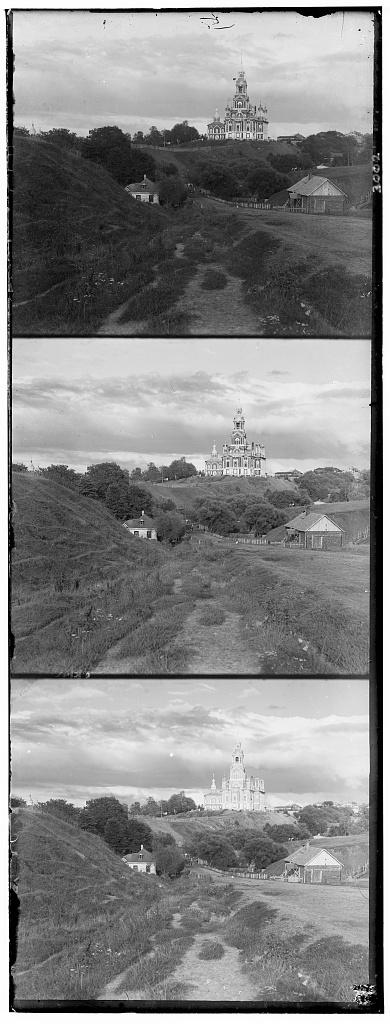
#> input picture exm-1/cathedral.jpg, 390 x 1024 px, given in place of icon.tif, which was not available
$ jupyter execute --allow-errors EXP-1.ipynb   (older library calls are emulated)
#> lines starting #> are read from the running program, lines starting #| are printed output that depends on the picture; pictures that were not available may be replaced by others from this repository, and a replacement may not be noted
[cell 1]
# CS194-26 (CS294-26): Project 1 starter Python code
# these are just some suggested libraries
import numpy as np
import skimage as sk
import skimage.io as skio
from skimage import img_as_ubyte
# name of the input file
imname = 'icon.tif'
#imname = 'cathedral.jpg'

[cell 2]
# read in the image
im = skio.imread(imname)
#> im is the input picture: shape (1024, 390); min 0, max 255, mean 133.7
# convert to double (might want to do this later on to save memory)
im = sk.img_as_float(im)
# compute the height of each part (just 1/3 of total)
height = np.floor(im.shape[0] / 3.0).astype(np.int)
#> height = 341

[cell 3]
skio.imshow(im)

[cell 4]
# separate color channels
b = im[:height]
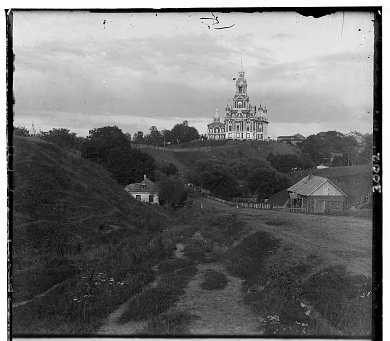
#> b: shape (341, 390) float64; min 0, max 1, mean 0.447
g = im[height: 2*height]
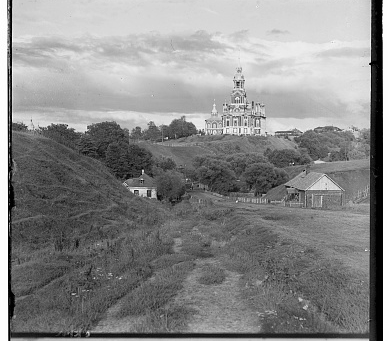
#> g: shape (341, 390) float64; min 0, max 1, mean 0.54
r = im[2*height: 3*height]
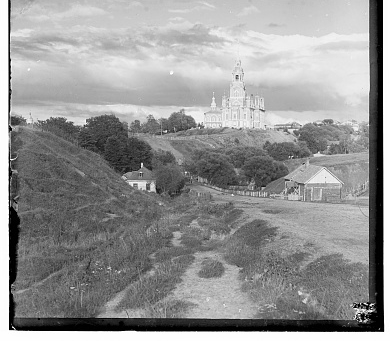
#> r: shape (341, 390) float64; min 0, max 1, mean 0.584

[cell 5]
skio.imshow(b)

[cell 6]
# create a color image
im_out = np.dstack([r, g, b])
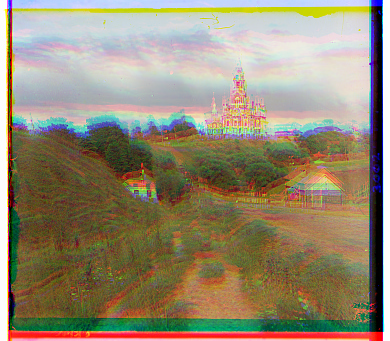
#> im_out: shape (341, 390, 3) float64; mean of channels 0, 1, 2 0.584, 0.54, 0.447; drawn as R, G, B
im_out = img_as_ubyte(im_out) # 将float64转化为uint8格式
# save the image
fname = '../out_fname-dp.jpg'
skio.imsave(fname, im_out)
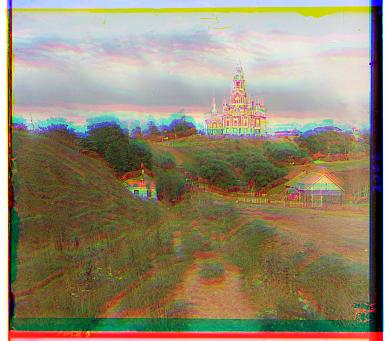
#> saved as out_fname-dp.jpg: shape (341, 390, 3); mean R, G, B 149, 137.7, 113.9
# display the image
skio.imshow(im_out)
skio.show()

[cell 7]
import numpy as np
import skimage as sk
import skimage.io as skio
import skimage.transform
import skimage.filters
from skimage import feature,data,color

# name of the input file
imname = 'emir.tif'
#imname = 'cathedral.jpg'

# read in the image
im = skio.imread(imname)
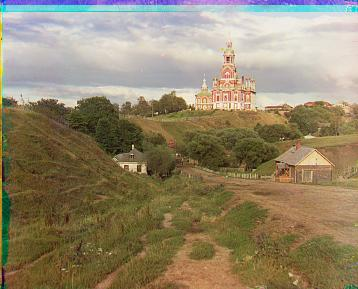
#> input picture out_fname.jpg, 358 x 289 px, given in place of emir.tif, which was not available
#> im is the input picture: shape (289, 358, 3); mean R, G, B 146.2, 133.1, 106.4

print("dimension: ", im.shape)
#| dimension:  (289, 358, 3)
# convert to double (might want to do this later on to save memory)
im = sk.img_as_float(im)

# compute the height of each part (just 1/3 of total)
height = im.shape[0] // 3
#> height = 96
width = im.shape[1]
#> width = 358
print("height: ", height)
#| height:  96
# separate color channels
b = im[:height]
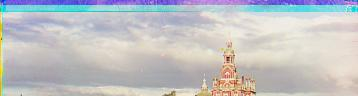
#> b: shape (96, 358, 3) float64; mean R, G, B 0.759, 0.76, 0.768
g = im[height: 2*height]
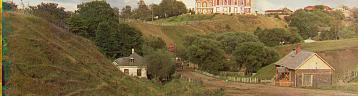
#> g: shape (96, 358, 3) float64; mean R, G, B 0.482, 0.411, 0.264
r = im[2*height: 3*height]
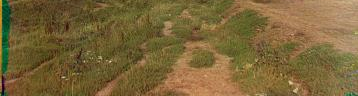
#> r: shape (96, 358, 3) float64; mean R, G, B 0.479, 0.397, 0.221

#> (the rest of this cell did not finish here and is left out)

#> (a cell that did not finish here is left out)

[cell 9]
# [80 lines left out: functions SSD, NCC, NCC2, pyramid_find_displacement, find_neighboring_displacement, find_displacement and 1 more, not called in this run]

def crop(r, g, b):
	for i in range(4):
		r, g, b = crop_one_side(r, g, b)
		r, g, b = np.rot90(r), np.rot90(g), np.rot90(b)
	return r, g, b
def crop_one_side(r, g, b):
	r_gradient, g_gradient, b_gradient = r, g, b

	row_to_crop = max(find_row_to_crop(r_gradient), find_row_to_crop(g_gradient), find_row_to_crop(b_gradient))
	print("row to crop: ", row_to_crop)
	r_cropped, g_cropped, b_cropped = r[:,row_to_crop:], g[:,row_to_crop:], b[:,row_to_crop:]

	return r_cropped, g_cropped, b_cropped

def find_row_to_crop(im, thresh=.90):
	m = 0
	_, w = im.shape
	end = w // 10
	canny = feature.canny(im) * 2 - 1
	h, _ = canny.shape
	left_width = 4
	line_width = 2
	right_width = 1
	mask_width = left_width + line_width + right_width
	mean = np.mean(canny, axis=1)
	mask = np.concatenate((-1 * np.ones((h, left_width)), np.ones((h, line_width)), -1 * np.ones((h, right_width))), axis=1)
	# mask = np.concatenate((-1 * np.ones((h, left_width)), np.ones((h, line_width)), -1 * np.ones((h, right_width))), axis=1)
	border = 0
	best_score = float("-inf")
	print(np.sum(canny[:, line_width + right_width]))
	print(canny.shape, im.shape)

	# print(canny[:20,:20])
	print(best_score)
	scores = []
	while (m < end):
		score = NCC2(mask, canny[:, m: m + mask_width])
		scores.append(score)
		if (score > best_score):
			best_score = score
			border = m + left_width
		print("best score: ", best_score, border, "score: ", score, m)
		m += 1
	scores = np.asarray(scores)
	std = np.std(scores)
	mean = np.mean(scores)
	print("sd: ", std, "mean: ", mean)
	local_maxima_indices = np.where(scores >= mean + std)[0]
	print("local maxima:", local_maxima_indices)
	if len(local_maxima_indices) > 0 and np.max(local_maxima_indices) + left_width > border:
		border = np.max(local_maxima_indices) + left_width
	return border

# [26 lines left out: functions find_row_to_crop_black, difference_of_gaussians, not called in this run]

def get_luminance(r, g, b):
	return  0.2126 * r + 0.7152 * g + 0.0722 * b

# [36 lines left out: functions get_brightest_pixel, get_darkest_pixel, auto_contrast, normalize_brightness, not called in this run]
